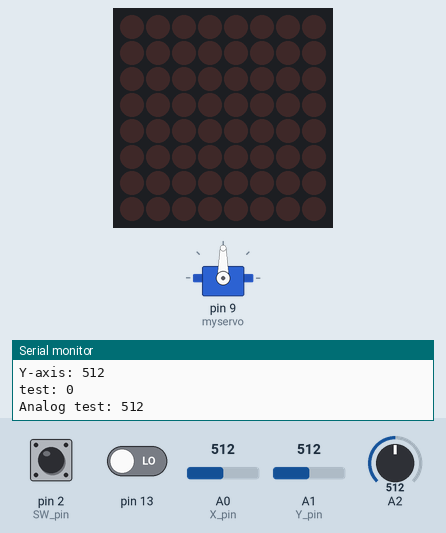
A sketch run on a simulated Arduino Uno, built with avr-gcc and run on an emulated ATmega328P. Shown: 8×8 LED matrix, servo, the last lines printed to the serial monitor. The test bench sets the inputs (shaded band); at power-on: A0 (X_pin) = 512, A2 = 512, pin 2 (SW_pin) HIGH, pin 13 LOW, A1 (Y_pin) = 512.

Above: at 1.2 s.
1.3 s: A0 (X_pin) set to 414
4.3 s: A0 (X_pin) set to 384
At 4.33 s:
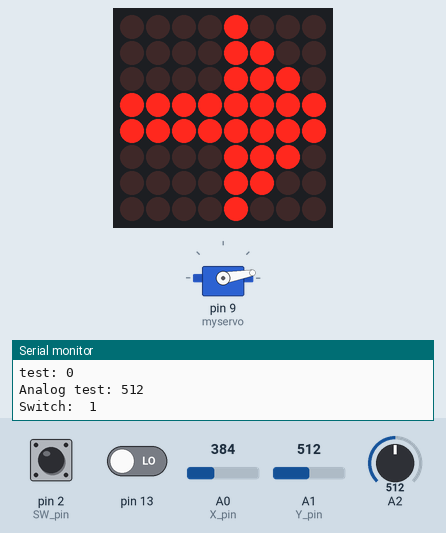
At 5.8 s:
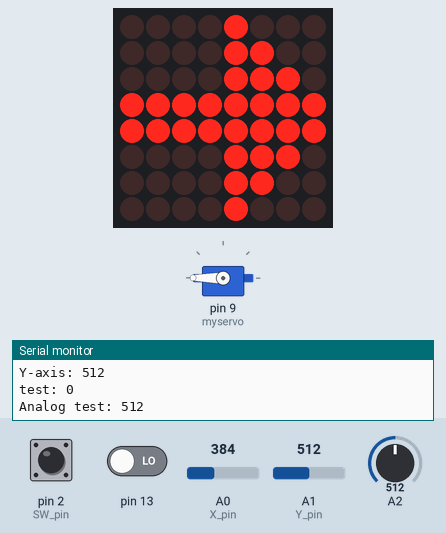
6.0 s: A0 (X_pin) set to 588
9.0 s: A0 (X_pin) set to 616
At 9.13 s:
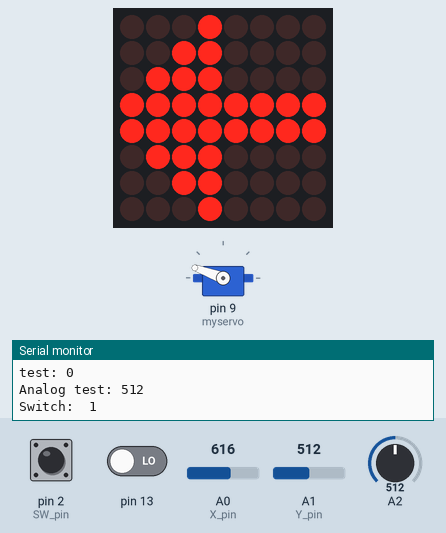
At 11.5 s:
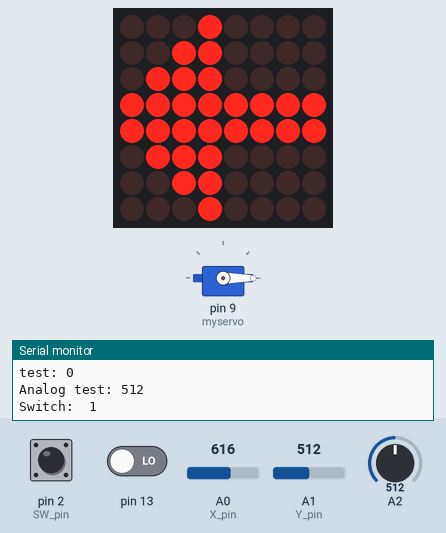
13.7 s: A2 set to 106
16.7 s: A2 set to 93
Timing chart, 0 to 19.2 s (numbered marks = the images above; inputs shaded):
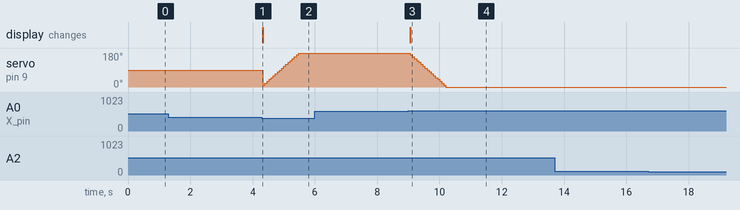

Measured:
- the behaviour switches between 400 and 399 on A0 (X_pin) (found by bisection; images 0 and 1)
- the behaviour switches between 600 and 601 on A0 (X_pin) (found by bisection; images 2 and 3)
- after the input at 4.3 s, the display: changes at once (image 1)
- after the input at 9.0 s, servo on pin 9 (myservo): moves from 180° to 0° over 1.1 s, starting after 0.06 s; the display: changes after 0.06 s (image 3)

The sketch:

full_test.ino
```cpp
#include <Servo.h>
#include <MaxMatrix.h>
Servo myservo;  // create servo object to control a servo
int DIN = 7;   // DIN pin of MAX7219 module
int CLK = 5;   // CLK pin of MAX7219 module
int CS = 6;    // CS pin of MAX7219 module
int maxInUse = 0;
int servo=0;
MaxMatrix m1(DIN, CS, CLK, 1);
const int SW_pin = 2; // digital pin connected to switch output
const int X_pin = 0; // analog pin connected to X output
const int Y_pin = 1; // analog pin connected to Y output
char A[] = {4, 8,
            B01111110,
            B00010001,
            B00010001,
            B01111110,
           };
char B[] = {4, 8,
            B01111111,
            B01001001,
            B01001001,
            B00110110,
           };
char smile01[] = {8, 8,
                  B00111100,
                  B01000010,
                  B10010101,
                  B10100001,
                  B10100001,
                  B10010101,
                  B01000010,
                  B00111100
                 };
char smile02[] = {8, 8,
                  B00111100,
                  B01000010,
                  B10010101,
                  B10010001,
                  B10010001,
                  B10010101,
                  B01000010,
                  B00111100
                 };
char smile03[] = {8, 8,
                  B00111100,
                  B01000010,
                  B10100101,
                  B10010001,
                  B10010001,
                  B10100101,
                  B01000010,
                  B00111100
                 };

char derecha[] = {8, 8,
                  B00011000,
                  B00111100,
                  B01111110,
                  B11111111,
                  B00011000,
                  B00011000,
                  B00011000,
                  B00011000
                 };
char izquierda[] = {8, 8,
                  B00011000,
                  B00011000,
                  B00011000,
                  B00011000,
                  B11111111,
                  B01111110,
                  B00111100,
                  B00011000
                 };


void setup() {
  m1.init(); // MAX7219 initialization
  m1.setIntensity(2); // initial led matrix intensity, 0-15
    pinMode(2, INPUT);
  digitalWrite(2, HIGH);
      pinMode(13, INPUT);
  digitalWrite(13, LOW);
  Serial.begin(9600);
  myservo.attach(9);  // attaches the servo on pin 9 to the servo object
}
void loop() {
/*  // Seting the LEDs On or Off at x,y or row,column position
  m1.setDot(6,2,true);
  delay(1000);
  m1.setDot(6,3,true);
  delay(1000);
  m1.clear(); // Clears the display
  for (int i=0; i<8; i++){
    m1.setDot(i,i,true);
    delay(300);
  }
  m1.clear();
  // Displaying the character at x,y (upper left corner of the character)
  m1.writeSprite(2, 0, A);
  delay(1000);
  m1.writeSprite(2, 0, B);
  delay(1000);
  m1.writeSprite(0, 0, smile01);
  delay(1000);

  m1.writeSprite(0, 0, smile02);
  delay(1000);

  m1.writeSprite(0, 0, smile03);
  delay(1000);

  for (int i=0; i<8; i++){
    m1.shiftLeft(false,false);
    delay(300);
  }
  m1.clear();*/
  // Arduino pin numbers

int x = analogRead(X_pin);

if (x > 600){  m1.writeSprite(0, 0, derecha);servo=servo-10;if(servo < 0){servo = 0;} myservo.write(servo);}
if (x < 400){  m1.writeSprite(0, 0, izquierda);servo=servo+10;if(servo > 180){servo = 180;} myservo.write(servo);}
if(x == 511){ m1.clear();}
  Serial.print("Switch:  ");
  Serial.print(digitalRead(SW_pin));
  Serial.print("\n");
  Serial.print("X-axis: ");
  Serial.print(x);
  Serial.print("\n");
  Serial.print("Y-axis: ");
  Serial.println(analogRead(Y_pin));
  Serial.print("test: ");
  Serial.println(digitalRead(13));
    Serial.print("Analog test: ");
  Serial.println(analogRead(2));
  Serial.print("\n\n");

}
```
